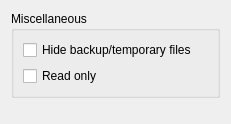
<?xml version="1.0" encoding="UTF-8"?>
<ui version="4.0">
 <class>QtGui::FileBrowserGeneralOptionPage</class>
 <widget class="QWidget" name="QtGui::FileBrowserGeneralOptionPage">
  <property name="geometry">
   <rect>
    <x>0</x>
    <y>0</y>
    <width>231</width>
    <height>124</height>
   </rect>
  </property>
  <property name="windowTitle">
   <string>General</string>
  </property>
  <property name="styleSheet">
   <string notr="true">QGroupBox { font-weight: bold };</string>
  </property>
  <layout class="QVBoxLayout" name="verticalLayout">
   <item>
    <widget class="QGroupBox" name="miscGroupBox">
     <property name="title">
      <string>Miscellaneous</string>
     </property>
     <layout class="QVBoxLayout" name="verticalLayout_2">
      <item>
       <widget class="QCheckBox" name="hideBackupFilesCheckBox">
        <property name="text">
         <string>Hide backup/temporary files</string>
        </property>
       </widget>
      </item>
      <item>
       <widget class="QCheckBox" name="readOnlyCheckBox">
        <property name="text">
         <string>Read only</string>
        </property>
       </widget>
      </item>
     </layout>
    </widget>
   </item>
   <item>
    <spacer name="verticalSpacer">
     <property name="orientation">
      <enum>Qt::Vertical</enum>
     </property>
     <property name="sizeHint" stdset="0">
      <size>
       <width>20</width>
       <height>40</height>
      </size>
     </property>
    </spacer>
   </item>
  </layout>
 </widget>
 <resources/>
 <connections/>
</ui>
